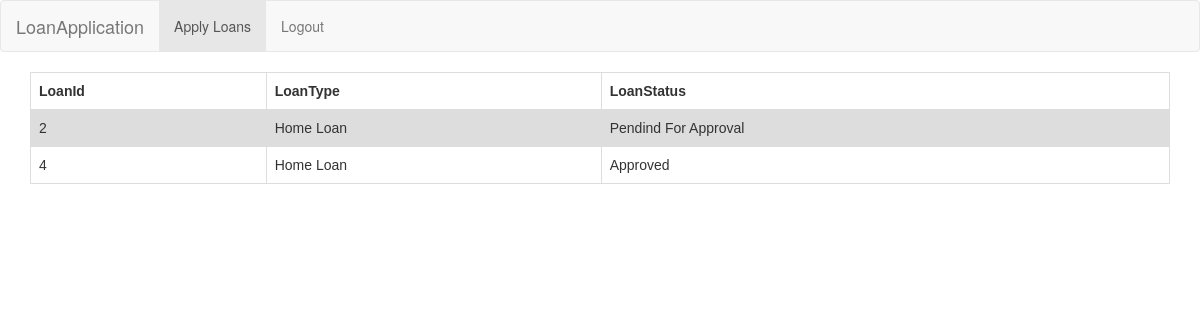
/showloan/ (signed in), run on the app's committed database.
### Loans/models.py (models this page shows, shortened)
class LoanData(models.Model):
	PersonalLoan = 'Personal Loan'
	HomeLoan = 'Home Loan'
	CarLoan = 'Car Loan'
	LoansChoices = [
        (PersonalLoan, 'Personal Loan'),
        (HomeLoan, 'Home Loan'),
        (CarLoan, 'Car Loan'),
		]
	AvailableLoans = models.CharField(
        max_length=20,
        choices=LoansChoices,
        default=PersonalLoan,
    )
	user=models.ForeignKey(User,on_delete=models.CASCADE)
	LoanId = models.AutoField(primary_key=True)
	ApprovalStatus=models.BooleanField(default=False)

### Loans/views.py (the view)
# urls.py: path('showloan/',ShowLoan, name='showloan'),
@login_required(login_url='/home')
def ShowLoan(request):
	current_user=request.user
	loans=LoanData.objects.filter(user=current_user)
	return render(request,'showloan.html',{'loans':loans})

### Templates/showloan.html (shortened to what this page needs)
<!DOCTYPE html>
<html lang="en">
<head>
    <link rel="stylesheet" href="https://maxcdn.bootstrapcdn.com/bootstrap/3.4.1/css/bootstrap.min.css">
</head>
<body>
    <nav class="navbar navbar-default">
        <div class="container-fluid">
            <div class="navbar-header">
                <a class="navbar-brand" href="{% url 'myaccount' %}">LoanApplication</a>
            </div>
            <ul class="nav navbar-nav">
                <li class="active"><a href="{% url 'applyloan' %}">Apply Loans</a></li>
                <li><a href="{% url 'logout' %}">Logout</a></li>
            </ul>
        </div>
    </nav>
    <div class="container">
        <table>
            <tr>
                <th>LoanId</th>
                <th>LoanType</th>
                <th>LoanStatus</th>
            </tr>
            {% for loan in loans %}
            <tr>
                <td>{{loan.LoanId}}</td>
                <td> {{loan.AvailableLoans}}</td>
                <td>{% if loan.ApprovalStatus %} Approved {% else %}Pendind For Approval {% endif %}</td>
            </tr>
            {% endfor %}
        </table>
    </div>
</body>
</html>

### Templates/showloan.html (style rules this page uses)
table { font-family: arial, sans-serif; border-collapse: collapse; width: 100%; }
td, th { border: 1px solid #dddddd; text-align: left; padding: 8px; }
tr:nth-child(even) { background-color: #dddddd; }

### data on the page
LoanData: LoanId "2", AvailableLoans "Home Loan", ApprovalStatus "Pendind For Approval"
LoanData: LoanId "4", AvailableLoans "Home Loan", ApprovalStatus "Approved"
